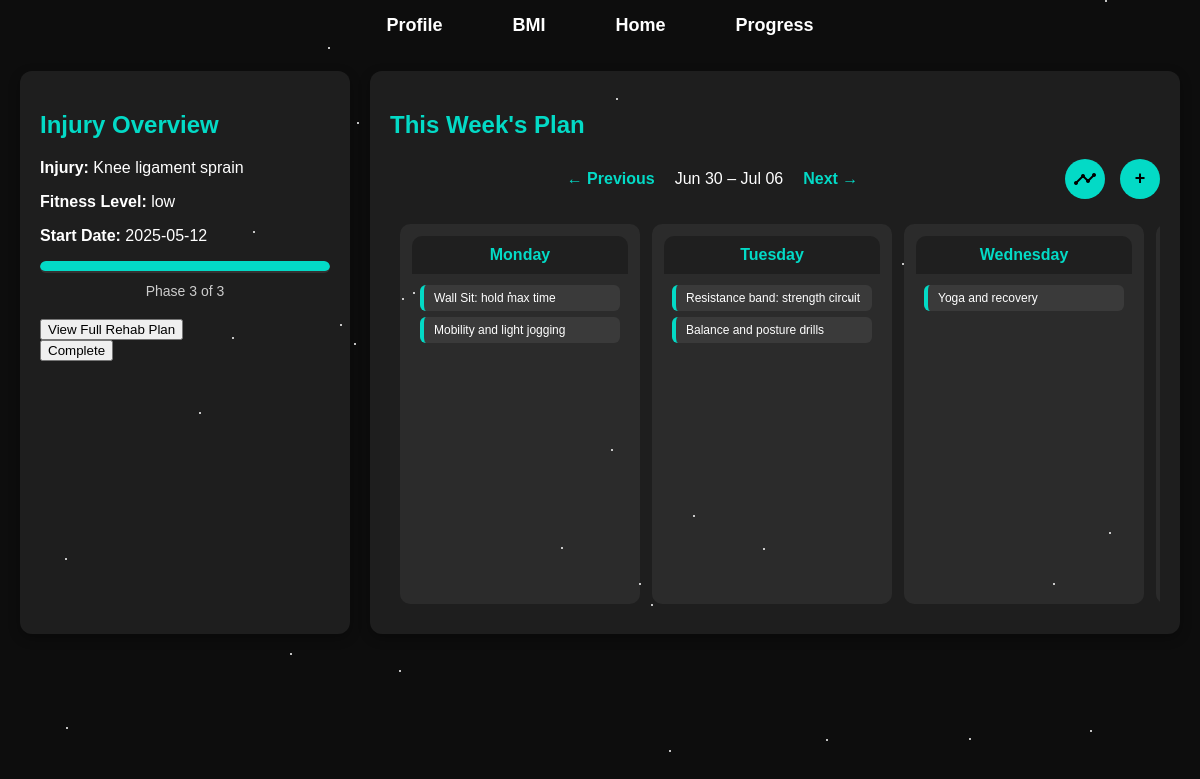
Screenshot of /home (signed in) with the database file from the repository.
### tables this page shows
CREATE TABLE user_events (
            id INTEGER PRIMARY KEY AUTOINCREMENT,
            user_id INTEGER NOT NULL,
            title TEXT NOT NULL,
            date TEXT NOT NULL, completed INTEGER DEFAULT 0, start DATETIME, end DATETIME, repeat_type TEXT,
            FOREIGN KEY (user_id) REFERENCES users(id)
        );

### app.py (the view)
@app.route("/home")
def home():
    user_id = session.get('user_id')
    if not user_id:
        return redirect(url_for('auth.login'))
    user_injury = get_user_injury(user_id)
    if not user_injury:
        return render_template("home_page.html",
                               injuries=get_distinct_injury_types(),
                               user_injury=None)
    injury_type, fitness_level, doctor_confirmed, rehab_start_date = user_injury
    rehab_start = datetime.strptime(rehab_start_date, "%Y-%m-%d").date()
    today = datetime.today().date()
    week_offset = request.args.get("week_offset", 0, type=int)
    monday = today - timedelta(days=today.weekday()) + timedelta(weeks=week_offset)
    week_dates = [monday + timedelta(days=i) for i in range(7)]
    week_range = f"{week_dates[0].strftime('%b %d')} – {week_dates[-1].strftime('%b %d')}"
    current_date = datetime.today().strftime('%Y-%m-%d')
    with connect_user_db() as conn:
        cursor = conn.cursor()
        cursor.execute('''
            SELECT title, completed
            FROM user_events
            WHERE user_id = ? AND date = ?
        ''', (user_id, today.strftime('%Y-%m-%d')))
        today_tasks = [{"title": row[0], "completed": bool(row[1])} for row in cursor.fetchall()]
        week = []
        for date in week_dates:
            cursor.execute('''
                SELECT id, title, start, end, completed
                FROM user_events
                WHERE user_id = ? AND date = ?
            ''', (user_id, date.strftime('%Y-%m-%d')))
            events = [{
                "id": row[0],
                "title": row[1],
                "start": row[2],
                "end": row[3],
                "completed": bool(row[4])
            } for row in cursor.fetchall()]
            week.append({
                "name": date.strftime("%A"),
                "date": date.strftime("%Y-%m-%d"),
                "events": events
            })
    current_phase, _, total_phases = get_current_rehab_phase(user_id)
    progress_percent = round((current_phase / total_phases) * 100, 1) if current_phase and total_phases else 0
    return render_template("home_page.html",
                           injury_type=injury_type,
                           fitness_level=fitness_level,
                           rehab_start_date=rehab_start_date,
                           current_phase=current_phase,
                           total_phases=total_phases,
                           progress_percent=progress_percent,
                           today_tasks=today_tasks,
                           week=week,
                           week_range=week_range,
                           week_offset=week_offset,
                           user_injury=user_injury,
                           current_date=current_date)

### database.py (called while the page is built)
def create_connection_injuries():
    return sqlite3.connect(DB_PATH_INJURIES)

def connect_user_db():
    return sqlite3.connect('instance/users.db')

def get_user_injury(user_id):
    with create_connection_injuries() as conn:
        cursor = conn.cursor()
        cursor.execute('''
            SELECT injury_type, fitness_level, doctor_confirmed, rehab_start_date
            FROM user_injuries
            WHERE user_id = ?
        ''', (user_id,))
        result = cursor.fetchone()
        if result:
            injury_type = result[0].strip() if result[0] else None
            fitness_level = result[1].strip() if result[1] else None
            return injury_type, fitness_level, result[2], result[3]
        return None

### templates/home_page.html (shortened to what this page needs)
<!DOCTYPE html>
<html lang="en">
<head>
    <link rel="stylesheet" href="{{ url_for('static', filename='css/home_page.css') }}">
</head>
<body>
<nav class="menu">
    <ul>
        <li><a href="/profile">Profile</a></li>
        <li><a href="/bmi">BMI</a></li>
        <li><a href="/home">Home</a></li>
        <li><a href="/progress">Progress</a></li>
    </ul>
</nav>
{% if user_injury %}
<main class="main-container">
    <section class="todays-plan">
        <h2>Injury Overview</h2>
        <p><strong>Injury:</strong> {{ user_injury[0] }}</p>
        <p><strong>Fitness Level:</strong> {{ fitness_level }}</p>
        <p><strong>Start Date:</strong> {{ rehab_start_date }}</p>
        <div class="progress-bar">
            <div class="progress" id="progress-bar" data-current-phase="{{ current_phase }}" data-total-phases="{{ total_phases }}"></div>
        </div>
        <div class="phase-indicator">
            <span>Phase {{ current_phase if current_phase else 'N/A' }} of {{ total_phases if total_phases else 'N/A' }}</span>
        </div>
        <div class="rehab-actions">
            <form action="{{ url_for('show_recommendations') }}" method="GET">
                <button type="submit" class="recommendation-btn">View Full Rehab Plan</button>
            </form>
            <form action="{{ url_for('complete_rehab') }}" method="POST">
                <button type="submit" class="complete-btn">Complete</button>
            </form>
        </div>
    </section>
    <section class="weekly-calendar">
        <h2>This Week's Plan</h2>
        <div class="calendar-nav">
            <div class="calendar-nav-links">
            {% if week_offset is defined %}
                <a href="{{ url_for('home', week_offset=week_offset - 1) }}">← Previous</a>
                <span class="week-range">{{ week_range }}</span>
                <a href="{{ url_for('home', week_offset=week_offset + 1) }}">Next →</a>
            {% else %}
                <span class="week-range">{{ week_range }}</span>
            {% endif %}
        </div>
            <div class="calendar-nav-buttons">
                <button id="log-progress-btn" class="circle-btn">
                    <span class="material-icons">timeline</span>
                </button>
                <button id="add-event-btn" class="green-btn">+</button>
            </div>
        </div>
        <div class="week-grid">
            {% for day in week %}
            <div class="day-column{% if day.date|string == current_date %} today{% endif %}">
                <div class="day-header">{{ day.name }}</div>
                <div class="day-body">
                    {% if day.events %}
                        {% for event in day.events %}
                        <div class="event {% if event.completed %}completed{% endif %}"
                            data-id="{{ event.id }}"
                            data-title="{{ event.title }}"
                            data-start="{{ event.start }}"
                            data-end="{{ event.end }}"
                            data-completed="{{ event.completed | string | lower }}"
                            onclick="openEventModal(this)">
                        <div style="display: flex; justify-content: space-between; align-items: center;">
                            <span>
                                {% if event.completed %}
                                    <span class="checkmark">✓</span> {{ event.title }}
                                {% else %}
                                    {{ event.title }}
                                {% endif %}
                            </span>
                        </div>
                        </div>
                        {% endfor %}
                    {% else %}
                        <div class="event">Rest / No Task</div>
                    {% endif %}
                </div>
            </div>
            {% endfor %}
        </div>
    </section>
</main>
{% endif %}
<link href='https://cdn.jsdelivr.net/npm/fullcalendar@5.11.0/main.min.css' rel='stylesheet' />
</body>
</html>

### static/css/home_page.css (style rules this page uses)
html, body { height: auto; overflow-y: auto; }
body { font-family: Arial, sans-serif; background: #0d0d0d; color: #ffffff; margin: 0; padding: 0; }
.menu { background-color: #0d0d0d; padding: 15px 0; box-shadow: none; }
.menu ul { list-style-type: none; padding: 0; margin: 0; display: flex; justify-content: center; }
.menu ul li { margin: 0 20px; }
.menu ul li a { text-decoration: none; color: #ffffff; font-size: 18px; font-weight: bold; padding: 10px 15px; border-radius: 5px; position: relative; transition: color 0.3s ease-in-out; }
.menu ul li a::after { content: ""; display: block; height: 2px; width: 0; background: #03dac6; transition: width 0.3s ease-in-out; position: absolute; left: 0; bottom: -3px; }
.todays-plan { flex: 0 0 25%; background: #1e1e1e; padding: 20px; border-radius: 12px; box-shadow: 0 4px 12px rgba(0,0,0,0.3); }
.main-container { display: flex; flex-direction: row; padding: 20px; gap: 20px; }
h2, h3, h4 { color: #03dac6; }
.progress-bar { background-color: #333; border-radius: 10px; height: 12px; width: 100%; overflow: hidden; margin: 10px 0; }
.progress { background-color: #03dac6; height: 10px; border-radius: 5px; transition: width 0.5s ease; }
.phase-indicator { text-align: center; font-size: 14px; margin-bottom: 20px; color: #ccc; }
ul { list-style: none; padding-left: 0; }
li { margin-bottom: 8px; font-size: 15px; }
.weekly-calendar { flex: 1; overflow-x: hidden; background: #1e1e1e; padding: 20px; border-radius: 12px; box-shadow: 0 4px 12px rgba(0,0,0,0.3); }
.calendar-nav { display: flex; justify-content: space-between; align-items: center; gap: 20px; margin-bottom: 15px; width: 100%; }
.calendar-nav-links { display: flex; align-items: center; gap: 10px; flex-grow: 1; justify-content: center; }
.calendar-nav-buttons { display: flex; align-items: center; margin-left: 10px; }
#add-event-btn { width: auto; }
.calendar-nav a { color: #03dac6; font-weight: bold; text-decoration: none; padding: 5px 10px; border-radius: 5px; transition: background 0.3s; }
.rehab-actions button { position: relative; z-index: 10; }
.week-range { font-size: 16px; color: white; }
.week-grid { display: flex; overflow-x: auto; overflow-y: hidden; scroll-snap-type: x mandatory; -webkit-overflow-scrolling: touch; gap: 12px; padding: 10px; margin: 0 auto; max-width: 100%; scroll-padding: 10px; scrollbar-width: none; }
.day-column { flex: 0 0 240px; scroll-snap-align: start; background: #2b2b2b; border-radius: 10px; display: flex; flex-direction: column; height: 380px; padding: 12px; box-sizing: border-box; transition: transform 0.2s ease; }
.day-header { font-weight: bold; text-align: center; padding: 10px 0; background: #1f1f1f; color: #03dac6; border-top-left-radius: 10px; border-top-right-radius: 10px; }
.day-body { padding: 5px 8px; overflow-y: auto; flex-grow: 1; }
.event { background: #3a3a3a; margin: 6px 0; padding: 6px 10px; border-radius: 6px; font-size: 12px; border-left: 4px solid #03dac6; }
.green-btn { background-color: #03dac6; color: #000; padding: 10px 16px; border: none; border-radius: 6px; font-weight: bold; margin-top: 15px; cursor: pointer; width: 100%; }
#add-event-btn, .circle-btn { background-color: #03dac6; color: black; font-weight: bold; border: none; border-radius: 50%; cursor: pointer; font-size: 18px; display: flex; justify-content: center; align-items: center; width: 40px; height: 40px; }
#add-event-btn { padding: 0; margin-top: 0; }
.circle-btn { padding: 0; }
.calendar-nav-buttons { display: flex; align-items: center; gap: 15px; margin-left: 10px; }

### rows the page displays
user_events: title "Wall Sit: hold max time"
user_events: title "Mobility and light jogging"
user_events: title "Resistance band: strength circuit"
user_events: title "Balance and posture drills"
user_events: title "Yoga and recovery"

### other values shown
{{ user_injury[0] }} "Knee ligament sprain"
{{ fitness_level }} "low"
{{ rehab_start_date }} "2025-05-12"
{{ current_phase if current_phase else 'N/A' }} "3"
{{ total_phases if total_phases else 'N/A' }} "3"
{{ week_range }} "Jun 30 – Jul 06"
{{ day.name }} "Monday" "Tuesday" "Wednesday"
